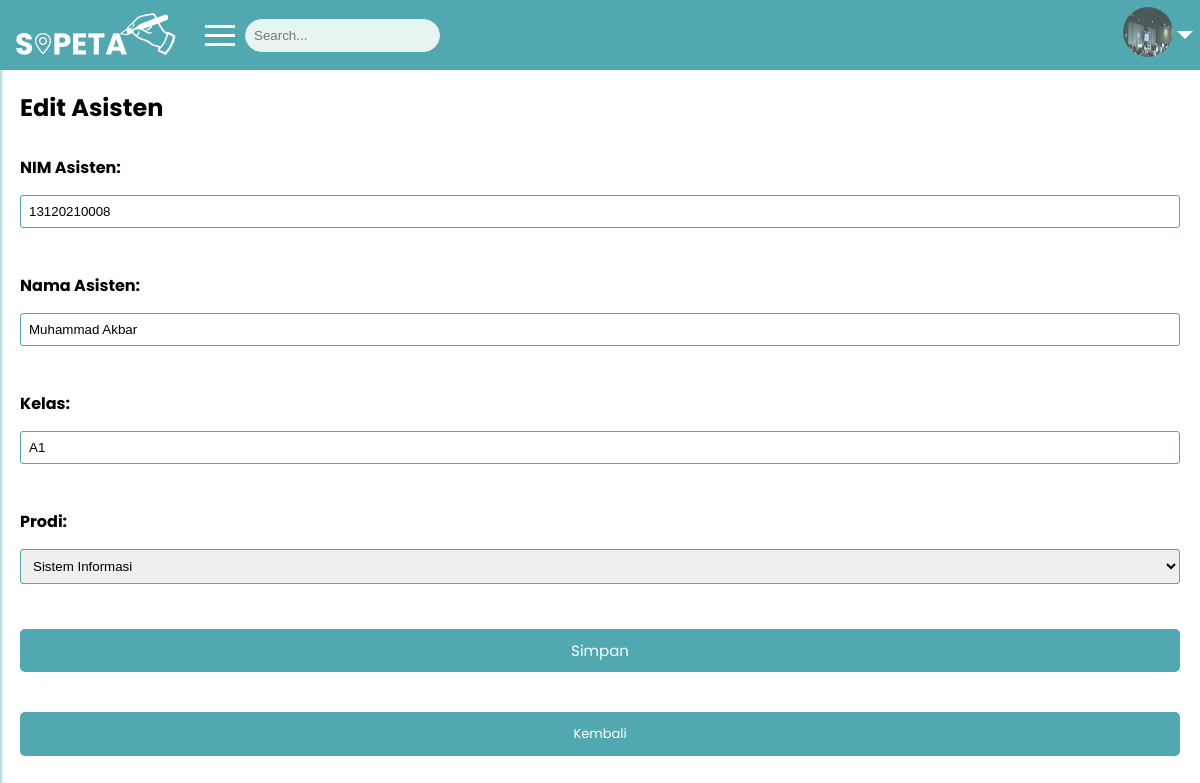
Screenshot of /public/asisten/edit/30 (signed in) with the database file from the repository.
### tables this page shows
CREATE TABLE `mst_asisten` (
  `id_asisten` int(11) NOT NULL,
  `nim_asisten` varchar(15) NOT NULL,
  `nama_asisten` varchar(50) NOT NULL,
  `kelas` char(5) NOT NULL,
  `prodi` enum('Teknik Informatika','Sistem Informasi') NOT NULL,
  `id_user` int(11) NOT NULL
);

### app/controllers/Asisten.php (called while the page is built, shortened)
<?php
class Asisten extends Controller {
public function edit($id) {
    $data['asisten'] = $this->model('Asisten_model')->getAsistenById($id);
        $this->view('asisten/edit', $data);
}
}

### app/core/App.php (called while the page is built, shortened)
<?php
class App {
    protected $method = 'index';
    protected $params = [];
    public function __construct() {
        $url = $this->parseURL();
        if(!empty($url) && file_exists('../app/controllers/' . $url[0] . '.php')){
            unset($url[0]);
        }
        $this->controller = new $this->controller;
        if(isset($url[1])){
            if(method_exists($this->controller, $url[1])){
                $this->method = $url[1];
                unset($url[1]);
            }
        }
        if(!empty($url)){
            $this->params = array_values($url);
        }
        call_user_func_array([$this->controller, $this->method], $this->params);
    }
    public function parseURL() {
        if (isset($_GET['url'])) {
            $url = rtrim($_GET['url'], '/');
            $url = filter_var($url, FILTER_SANITIZE_URL);
            $url = explode('/', $url);
            return $url;
        }
    }
}

### public/index.php (called while the page is built, shortened)
<?php
$app = new App;

### app/core/Database.php (called while the page is built, shortened)
<?php
class Database {
    private $host = DB_HOST;
    private $user = DB_USER;
    private $password = DB_PASS;
    private $dbname = DB_NAME;
    private $dbh;
    private $stmt;
    public function __construct(){
        $dsn = 'mysql:host=' . $this->host . ';dbname=' . $this->dbname;
        $option = [
            PDO::ATTR_PERSISTENT => true,
            PDO::ATTR_ERRMODE => PDO::ERRMODE_EXCEPTION
        ];
        try {
            $this->dbh = new PDO($dsn, $this->user, $this->password, $option);
        } catch (PDOException $e) {
            die($e->getMessage());
        }
    }
    public function query($query){
        $this->stmt = $this->dbh->prepare($query);
    }
    public function bind($param, $value, $type = null){
        if(is_null($type)){
            switch(true){
                case is_null($value) :
                    $type = PDO::PARAM_NULL;
                    break;
                default :
                    $type = PDO::PARAM_STR;
            }
        }
        $this->stmt->bindValue($param, $value, $type);
    }
    public function execute(){
        $this->stmt->execute();
    }
    public function single(){
        $this->execute();
        return $this->stmt->fetch(PDO::FETCH_ASSOC);
    }
}

### app/models/Asisten_Model.php (called while the page is built, shortened)
<?php
class Asisten_model {
    private $table = "mst_asisten";
    private $db;
    public function __construct(){
        $this->db = new Database;
    }
    public function getAsistenById($id_asisten) {
        try {
            $this->db->query("SELECT * FROM $this->table WHERE id_asisten = :id_asisten");
            $this->db->bind(':id_asisten', $id_asisten);
            return $this->db->single();
        } catch (\Throwable $th) {
            echo 'Error: ' . $th->getMessage();
        }
    }
}

### app/views/asisten/edit.php (the view, shortened to what this page needs)
<div class="content">
<form action="<?= BASEURL; ?>/asisten/update" method="post" >
<h2 style="margin-top:70px;">Edit Asisten </h2>
    <label for="nim_asisten">NIM Asisten:</label>
    <input type="text" id="nim_asisten" name="nim_asisten" value="<?= $data['asisten']['nim_asisten']; ?>"><br>
    <label for="nama_asisten">Nama Asisten:</label>
    <input type="text" id="nama_asisten" name="nama_asisten" value="<?= $data['asisten']['nama_asisten']; ?>"><br>
    <label for="kelas">Kelas:</label>
    <input type="text" id="kelas" name="kelas" value="<?= $data['asisten']['kelas']; ?>"><br>
    <label for="prodi">Prodi:</label>
    <select id="prodi" name="prodi">
        <option value="Sistem Informasi" <?= ($data['asisten']['prodi'] == 'Sistem Informasi') ? 'selected' : ''; ?>>Sistem Informasi</option>
    </select><br>
    <button type="submit" onclick='location.href="<?= BASEURL; ?>/Asisten/update"'>Simpan</button>
    <a href="<?= BASEURL; ?>/Asisten/index" class="kembali">Kembali</a>
</form>
</div>

### public/css/style.css (style rules this page uses)
body { font-family: poppins; margin: 0; padding: 0; }
label { display: block; margin-bottom: 5px; }
input, select { width: 80%; padding: 10px; border: 1px solid #51A8B1; border-radius: 3px; }
button { font-family: poppins; background-color: #51A8B1; color: #fff; padding: 10px 20px; border: none; border-radius: 10px; cursor: pointer; text-align: center; font-size: 15px; }
a { color: #51A8B1; text-decoration: none; display: block; margin-top: 30px; font-size: 13px; }
.kembali { display: inline-block; padding: 12px 20px; text-align: center; text-decoration: none; background-color: #51A8B1; color: #ffffff; border: none; border-radius: 5px; cursor: pointer; }

### public/css/style2.css (style rules this page uses)
body { margin: 0; font-family: 'Poppins', sans-serif; }
.content { margin-left: 0; padding: 20px; }
form { display: grid; grid-gap: 10px; }
label { font-weight: bold; }
input[type="text"], select { width: 100%; padding: 8px; box-sizing: border-box; }
button { background-color: #51A8B1; color: white; padding: 10px 20px; border: none; border-radius: 5px; cursor: pointer; }

### rows the page displays
mst_asisten: nim_asisten "13120210008", nama_asisten "Muhammad Akbar", kelas "A1", prodi "Sistem Informasi"
